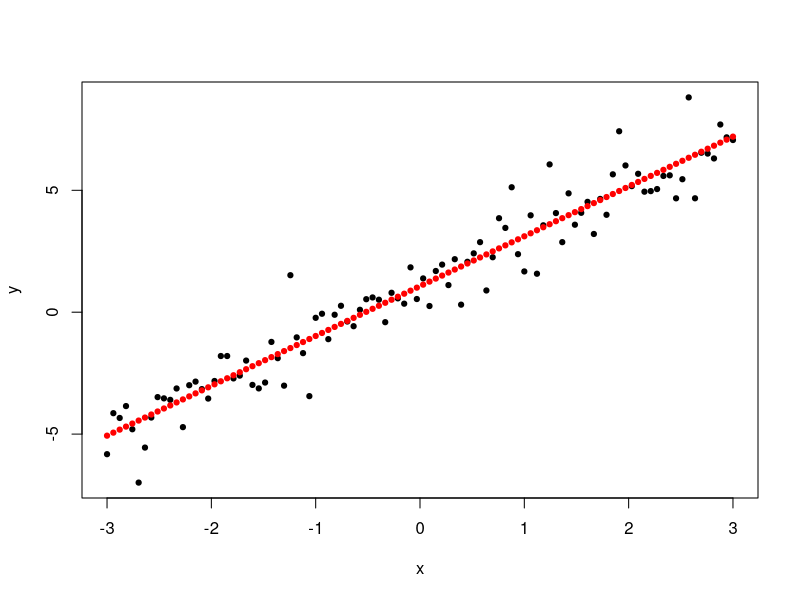

Write the R code that produced this figure.
## ---- chunk 1
library(stats)    # Stats contains lm
knitr::opts_chunk$set(echo = TRUE)
## ---- chunk 2

###
#
# regression.accuracy function -- to return a list with all the regression error values
#
# Input: truth (y) and predicted (yp) lists.
#
# Return as list with:
# [1] RSS <- sum((y - yp)^2)                # Sum of Squares Estimated (aka SSE) (ISLR p.62)
# [2] RSE <- sqrt(RSS/(N-2))                # Residual Standard Error (ISLR p.66)
# [3] TSS <- sum((y - mean(y))^2)           # Sum of Squares Total (aka SST) (ISLR p.70)
# [4] SSR <- sum((yp - mean(y))^2)          # Sum of Squares Regression (= TSS - RSS)
# [5] R_squared <- (TSS-RSS)/TSS            # R^2 Static (= SSR/TSS) (ISLR p.69)
# [6] SE <- RSE/sqrt(sum((x-mean(x))^2))    # Standard Error

prediction.accuracy = function(truth, predicted) {
    # same length:
    if (length(truth) != length(predicted)) {
        stop("truth and predicted must be same length!")
    }
    # check for missing values (we are going to compute metrics on non-missing
    # values only)
    bKeep = !is.na(truth) & !is.na(predicted)
    predicted = predicted[bKeep]
    truth = truth[bKeep]
    
    # Switch to notation y and yp (y predicted)
    y = truth
    yp = predicted
    
    RSS <- sum((y - yp)^2)                # Sum of Squares Estimated (aka SSE) (ISLR p.62)
    RSE <- sqrt(RSS/(N-2))                # Residual Standard Error (ISLR p.66)
    TSS <- sum((y - mean(y))^2)           # Sum of Squares Total (aka SST) (ISLR p.70)
    SSR <- sum((yp - mean(y))^2)          # Sum of Squares Regression
    R_squared <- (TSS-RSS)/TSS            # R^2 Static (ISLR p.69)
    SE <- RSE/sqrt(sum((x-mean(x))^2))    # Standard Error

    output <- list(RSS=RSS, RSE=RSE, TSS=TSS, SSR=SSR, R_squared=R_squared, SE=SE)
    return(output)
}
###
#
# prediction.metrics function -- to return a list with all the metrics values
#
# Based on R function from Harvard data science class (2021). See references.
#
# Input: truth and predicted lists.
#
# Returns a list with:
# [1] OBS = Observations or truth cases
# [2] Accuracy. ACC = sum(truth == predicted) * 100/length(truth)
# [3] Sensitivity. TPR True Positive Rate = TP/(TP + FN) = TP/P
# [4] Specificity. TNR True Negative Rate = TN/(FP + TN) = TN/N
# [5] Precision. Positive Predictive Value. PPV = TP/(TP + FP)
# [6] Negative Predictive Value. NPV = TN/(TN + FN)
# [7] False Discovery Rate. FDR = FP/(TP + FP)
# [8] False Positive Rate. FPR = FP/(FP + TN) = FP/N
# [9] True Positives. TP = sum(truth == 1 & predicted == 1)
# [10] True Negatives. TN = sum(truth == 0 & predicted == 0)
# [11] False Positives. FP = sum(truth == 0 & predicted == 1)
# [12] False Negatives. FN = sum(truth == 1 & predicted == 0)
# [13] Positives. P = TP + FN  # total number positives in the truth data
# [14] Negatives. N = FP + TN  # total number of negatives
#
prediction.metrics = function(truth, predicted) {
    # same length:
    if (length(truth) != length(predicted)) {
        stop("truth and predicted must be same length!")
    }
    # check for missing values (we are going to compute metrics on non-missing
    # values only)
    bKeep = !is.na(truth) & !is.na(predicted)
    predicted = predicted[bKeep]
    truth = truth[bKeep]
    # only 0 and 1:
    if (sum(truth %in% c(0, 1)) + sum(predicted %in% c(0, 1)) != 2 * length(truth)) {
        stop("only zeroes and ones are allowed!")
    }
    # how predictions align against known training/testing outcomes: TP/FP=
    # true/false positives, TN/FN=true/false negatives
    TP = sum(truth == 1 & predicted == 1)
    TN = sum(truth == 0 & predicted == 0)
    FP = sum(truth == 0 & predicted == 1)
    FN = sum(truth == 1 & predicted == 0)
    P = TP + FN  # total number of positives in the truth data
    N = FP + TN  # total number of negatives
    # Add the following output to return (OAT 11/9/2021)
    OBS = length(truth)
    ACC = sum(truth == predicted)/length(truth)
    TPR = TP/P
    TNR = TN/N
    PPV = TP/(TP + FP)
    NPV = TN/(TN + FN)
    FDR = FP/(TP + FP)
    FPR = FP/N
    output <- list(OBS, ACC, TPR, TNR, PPV, NPV, FDR, FPR, TP, TN, FP, FN, P, N)
    return(output)
}

## ---- chunk 3

N = 100
sd_delta = 1
slope = 2
intersection = 1

# X has a uniform distribution over a sequence over a range
x <- seq(-3, 3, length=N)

# Y is based on X with a slope, an intercept and normal randomness
y <- intersection + slope*x+rnorm(100, sd=sd_delta)

## ---- chunk 4
 m <- lm(y~x)
 summary(m)
## ---- chunk 5
yp <- predict(m)

# Plot the prediction. Replot and add prediction points:
plot(x, y, pch=19, cex=0.7)
points(x,yp,col="red",pch=19,cex=0.7)

## ---- chunk 6

lm.accuracy <- prediction.accuracy(y, yp)

# output <- list(RSS=RSS, RSE=RSE, TSS=TSS, SSR=SSR, R_squared=R_squared, SE=SE)
# We can pull the list elements one by one like this with [[]]
# RSS <- lm.accuracy[[1]]
# Since it is a named list, we can use the $ notation as follows
RSS <- lm.accuracy$RSS                # Sum of Squares Estimated (aka SSE) (ISLR p.62)
RSE <- lm.accuracy$RSE                # Residual Standard Error (ISLR p.66)
TSS <- lm.accuracy$TSS           # Sum of Squares Total (aka SST) (ISLR p.70)
SSR <- lm.accuracy$SSR          # Sum of Squares Regression
R_squared <- lm.accuracy$R_squared            # R^2 Static (ISLR p.69)
SE <- lm.accuracy$SE    # Standard Error

cat(' RSS = ', RSS, '..............Sum of Squares Estimated (aka SSE) (ISLR p.62)')
cat('\n RSE = ', RSE, '.............Residual Standard Error (ISLR p.66)')
cat('\n TSS = ', TSS, '..............Sum of Squares Total (aka SST) (ISLR p.70)')
cat('\n SSR = ', SSR, '..............Sum of Squares Regression (TSS-RSS)')
cat('\n R^2 = ', R_squared, '.............R^2 Static (TSS-RSS)/TSS (ISLR p.69)')
cat('\n SE = ', SE, '.............Standard Error')

